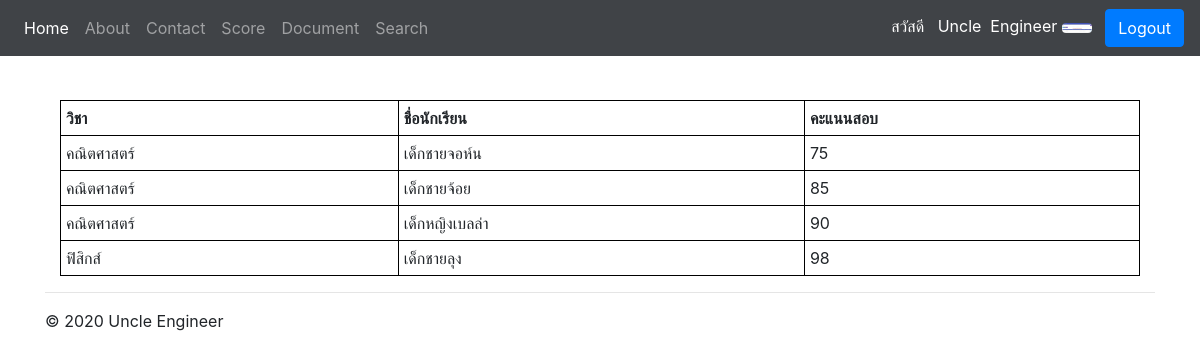
/score/ (signed in), run on the app's committed database.
### school/models.py (models this page shows, shortened)
class Profile(models.Model):
	user = models.OneToOneField(User,on_delete=models.CASCADE)
	photoprofile = models.ImageField(default='default.png',upload_to='photo_profile',blank=True,null=True)
	usertype = models.CharField(max_length=100,null=True,blank=True,default='student')

class ExamScore(models.Model):
	allsubject = (('คณิตศาสตร์','คณิตศาสตร์'),
				  ('วิทยาศาสตร์','วิทยาศาสตร์'),
				  ('ศิลป','ศิลป'),
				  ('ภาษาอังกฤษ','ภาษาอังกฤษ'),
				  ('ฟิสิกส์','ฟิสิกส์'),
				  ('ชีววิทยา','ชีววิทยา'))
	subject = models.CharField(max_length=200, choices=allsubject, default='คณิตศาสตร์')
	student_name = models.CharField(max_length=200)
	score = models.IntegerField(default=0)

### school/views.py (the view)
# urls.py: path('score/', ShowScore, name='score-page'),
def ShowScore(request):
	score = ExamScore.objects.all() #ดึงค่ามาจาก database ทั้งหมด
	context = {'score':score}
	return render(request, 'school/showscore.html', context)

### school/template/school/showscore.html
{% extends 'school/base.html' %}
{% block content %}
<div class="container">
  <center>
  <table style="width:100%">
      <tr><th>วิชา</th><th>ชื่อนักเรียน</th><th>คะแนนสอบ</th></tr>
      {% for sc in score %}
      <tr><td>{{sc.subject}}</td><td>{{sc.student_name}}</td><td>{{sc.score}}</td></tr>
      {% endfor %}
  </table>
  </center>
</div>
{% endblock content %}

### school/template/school/base.html (shortened to what this page needs)
<!doctype html>
<html lang="en">
  <head>
    <link rel="stylesheet" href="https://maxcdn.bootstrapcdn.com/bootstrap/4.4.1/css/bootstrap.min.css">
    <link rel="stylesheet" href="https://cdnjs.cloudflare.com/ajax/libs/font-awesome/4.7.0/css/font-awesome.min.css">
  </head>
  <body>
    <nav class="navbar navbar-expand-md navbar-dark fixed-top" style='background-color: #404347;'>
  <div class="collapse navbar-collapse" id="navbarsExampleDefault">
    <ul class="navbar-nav mr-auto">
      <li class="nav-item active">
        <a class="nav-link" href="{% url 'home-page' %}">Home <span class="sr-only">(current)</span></a>
      </li>
      <li class="nav-item">
        <a class="nav-link" href="{% url 'about-page' %}">About</a>
      </li>
      <li class="nav-item">
        <a class="nav-link" href="{% url 'contact-page' %}">Contact</a>
      </li>
      <li class="nav-item">
        <a class="nav-link" href="{% url 'score-page' %}">Score</a>
      </li>
      {% if user.is_authenticated %}
        <li class="nav-item">
            <a class="nav-link" href="{% url 'document-page' %}">Document</a>
        </li>
            {% if user.profile.usertype == 'teacher' %}
            <li class="nav-item">
              <a class="nav-link" href="{% url 'search-page' %}">Search</a>
            </li>
            {% endif %}
      {% endif %}
    </ul>
    <div>
        {% if user.is_authenticated %}
       <a href="{% url 'edit-profile' %}"> <font color="white">สวัสดี &nbsp {{user.first_name}}&nbsp&nbsp{{user.last_name}}</font> </a>
              {% if user.profile.photoprofile %}
                  <img src="{{user.profile.photoprofile.url}}" width="30" class="rounded">
              {% endif %}
            &nbsp <a class="btn btn-primary" href="{% url 'logout' %}">Logout</a>
        {% else %}
          <a class="btn btn-primary" href="{% url 'register-page' %}">Register</a>&nbsp
          <a class="btn btn-primary" href="{% url 'login' %}">Login</a>
        {% endif %}
    </div>
  </div>
</nav>
<main role="main">
  <div class="container">
   {% block content %}
   {% endblock %}
    <hr>
  </div>
</main>
<footer class="container">
  <p>&copy; 2020 Uncle Engineer</p>
</footer>
</body>
</html>

### school/template/school/base.html (style rules this page uses)
table, th, td { border: 1px solid black; border-collapse: collapse; }
th, td { padding: 5px; text-align: left; }

### data on the page
ExamScore: subject "คณิตศาสตร์", student_name "เด็กชายจอห์น", score "75"
ExamScore: subject "คณิตศาสตร์", student_name "เด็กชายจ้อย", score "85"
ExamScore: subject "คณิตศาสตร์", student_name "เด็กหญิงเบลล่า", score "90"
ExamScore: subject "ฟิสิกส์", student_name "เด็กชายลุง", score "98"

### other printed values
{{ user.first_name }} "Uncle"
{{ user.last_name }} "Engineer"
